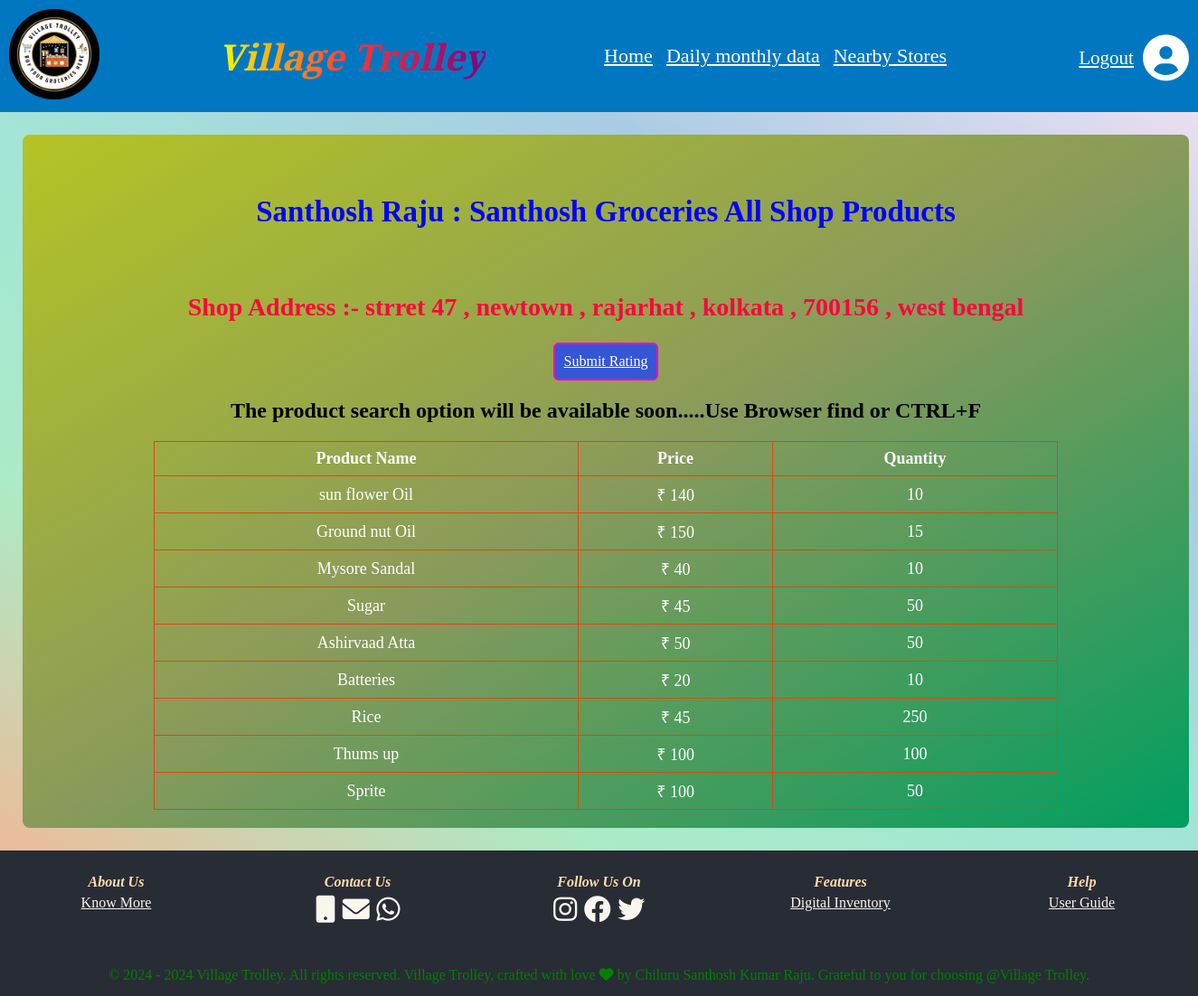
Page /customer_selected_shop_owner_products_data/7/ on the earlier database version.
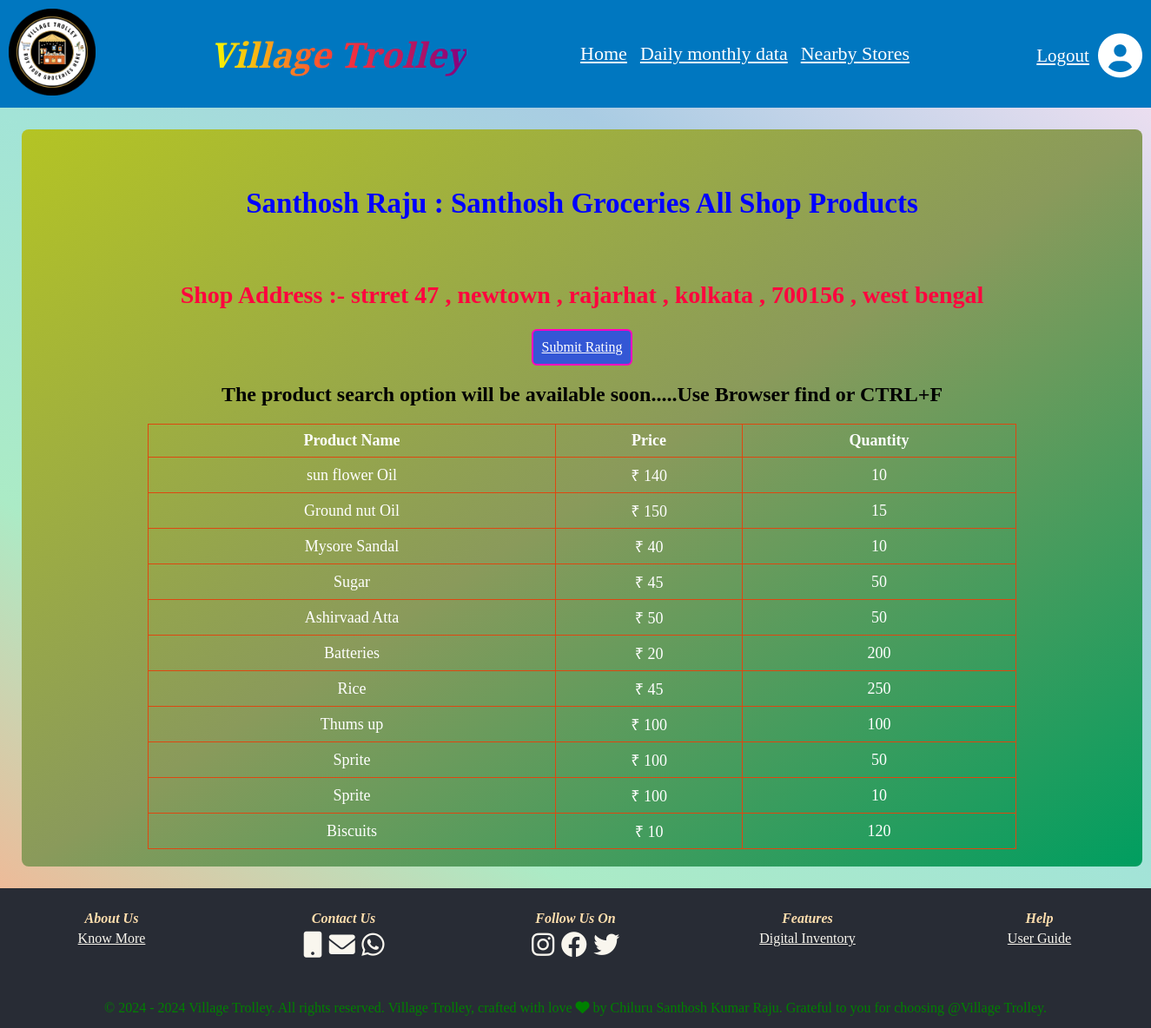
Same page on the later database version.
### shop_owner_add_items_app/models.py (models this page shows, shortened)
class shop_owner_add_items(models.Model):
     shop_user_name = models.ForeignKey(shop_owner_registration_model, on_delete=models.CASCADE)
     product_name = models.CharField(max_length=500,null=True)
     product_buying_price = models.IntegerField(null=True)
     product_selling_price = models.IntegerField(null=True)
     product_qunatity = models.IntegerField(null=True)
     product_storage_place = models.CharField(max_length=50,null=True)

### customer_nearbystores_app/views.py (the view)
# urls.py: path('customer_selected_shop_owner_products_data/<int:shop_owner_id>/',customer_selected_shop_owner_products_data, name='customer_selected_shop_owner_products_data'),
def customer_selected_shop_owner_products_data(request, shop_owner_id):
    shop_user_name = get_object_or_404(shop_owner_registration_model, pk=shop_owner_id)
    shop_owner_products = shop_owner_add_items.objects.filter(shop_user_name=shop_user_name)
    context = {
        'shop_owner_first_name': shop_user_name.shop_owner_first_name,
        'shop_owner_last_name': shop_user_name.shop_owner_last_name,
        'shop_owner_shop_name': shop_user_name.shop_owner_shop_name,
        'shop_owner_id': shop_owner_id,
        'shop_owner_products': shop_owner_products,
        'shop_owner_street_address': shop_user_name.shop_owner_street_address,
        'shop_owner_village_name': shop_user_name.shop_owner_village_name,
        'shop_owner_mandal_name': shop_user_name.shop_owner_mandal_name,
        'shop_owner_city_name': shop_user_name.shop_owner_city_name,
        'shop_owner_state_name': shop_user_name.shop_owner_state_name,
        'shop_owner_pincode': shop_user_name.shop_owner_pincode,
    }
    return render(request, 'customer_shop_owner_nearby_shop_products.html', context)

### templates/customer_shop_owner_nearby_shop_products.html
{% extends "customerbase.html" %}
{% load static %}
{% block css %}
    <link rel="stylesheet" href="{% static 'customer_shop_owner_nearby_shop_products.css' %}">
    <link rel="stylesheet" href="https://cdnjs.cloudflare.com/ajax/libs/font-awesome/6.0.0-beta3/css/all.min.css">
{% endblock css%}
{% block content %}
    <section class="shopproductsection">
        <div class="shopproductsectionbox">
            <h1 class="spshead">{{ shop_owner_first_name }} {{ shop_owner_last_name }}  : {{ shop_owner_shop_name }} All Shop Products</h1>
            <h2 style="color: #FF033E; font-size: 28px;"> Shop Address :- {{ shop_owner_street_address }} , {{ shop_owner_village_name}} , {{shop_owner_mandal_name}} ,  {{ shop_owner_city_name }} ,  {{ shop_owner_pincode }} , {{ shop_owner_state_name }} </h2>
            <a href="{% url "submit_rating" %}" class="search-button1">Submit Rating</a>
            <h2>The product search option will be available soon.....Use Browser find or CTRL+F</h2>
<table class="center-table orange-border">
    <thead>
        <tr>
            <th>Product Name</th>
            <th> Price</th>
            <th>Quantity</th>
        </tr>
    </thead>
    <tbody>
        {% if shop_owner_products %}
            {% for product in shop_owner_products %}
            <tr>
                <td>{{ product.product_name }}</td>
                <td> ₹ {{ product.product_selling_price }}</td>
                <td>{{ product.product_qunatity }}</td>
            </tr>
            {% empty %}
            <tr>
                <td colspan="5" style="color:red; text-align:center;">
                    <h1><b>No products found for this shop owner</b></h1>
                </td>
            </tr>
            {% endfor %}
        {% else %}
        <tr>
            <td colspan="5" style="color:red; text-align:center;">
                <h1><b>No products found for this shop owner</b></h1>
            </td>
        </tr>
        {% endif %}
    </tbody>
</table>
        </div>
    </section>
 {% endblock %}

Differences in the rows shown:
changed shop_owner_add_items "Batteries": product_qunatity "10" → "200"
added shop_owner_add_items: product_name "Sprite", product_selling_price "100", product_qunatity "10"
added shop_owner_add_items: product_name "Biscuits", product_selling_price "10", product_qunatity "120"
